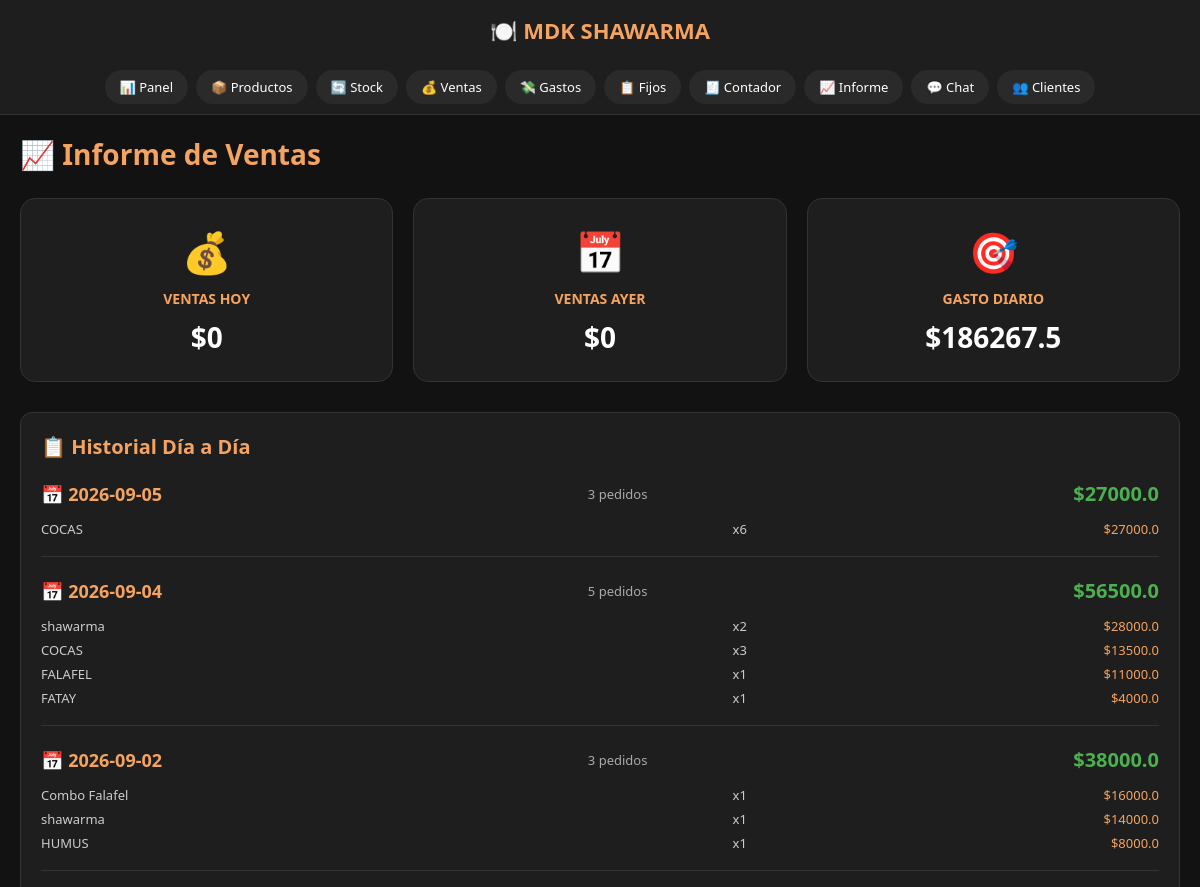
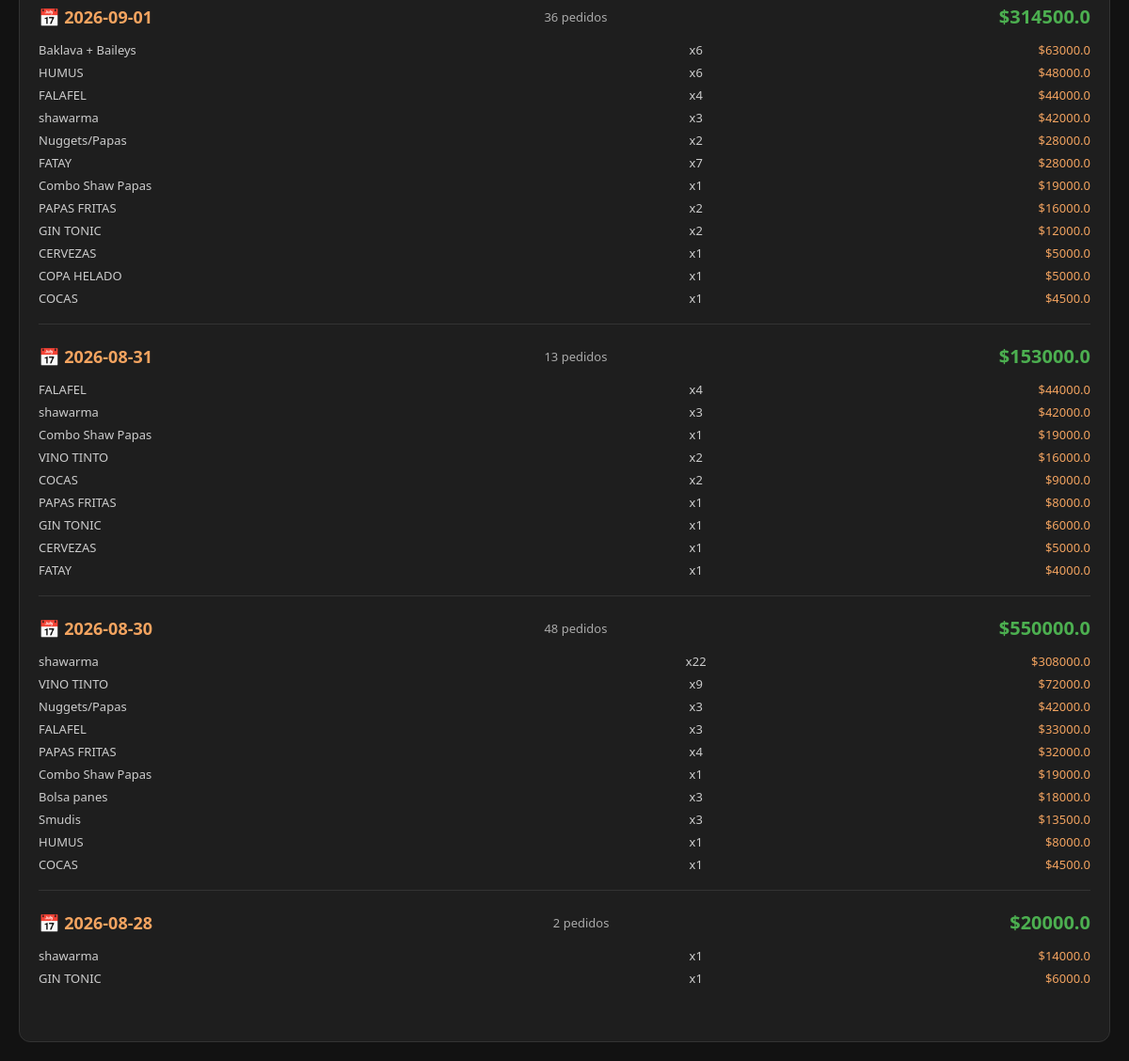
/informe (signed in), run on the app's committed database (2 pictures, top to bottom).
### tables this page shows
CREATE TABLE productos (
                id INTEGER PRIMARY KEY AUTOINCREMENT,
                nombre TEXT NOT NULL,
                categoria TEXT,
                precio REAL NOT NULL,
                stock INTEGER DEFAULT 0,
                stock_minimo INTEGER DEFAULT 10
            );

### app.py (the view)
@app.route('/informe')
@login_requerido
def informe():
    conn = get_db()
    cursor = conn.cursor()
    cursor.execute("SELECT COALESCE(SUM(total), 0) FROM ventas WHERE date(fecha) = date('now')")
    ventas_hoy = cursor.fetchone()[0]
    cursor.execute("SELECT COALESCE(SUM(total), 0) FROM ventas WHERE date(fecha) = date('now', '-1 day')")
    ventas_ayer = cursor.fetchone()[0]
    cursor.execute("SELECT SUM(monto_mensual) / 16 FROM gastos_fijos")
    gasto_diario = cursor.fetchone()[0]
    cursor.execute("""
        SELECT date(fecha) as dia, SUM(total) as total, COUNT(*) as pedidos
        FROM ventas
        WHERE date(fecha) >= date('now', '-14 days')
        GROUP BY date(fecha)
        ORDER BY dia DESC
    """)
    dias_raw = cursor.fetchall()
    historial = []
    for dia in dias_raw:
        fecha = dia[0]
        total = dia[1]
        pedidos = dia[2]
        cursor.execute("""
            SELECT p.nombre, SUM(v.cantidad) as cantidad, SUM(v.total) as total
            FROM ventas v
            JOIN productos p ON v.producto_id = p.id
            WHERE date(v.fecha) = ?
            GROUP BY p.id
            ORDER BY total DESC
        """, (fecha,))
        productos = cursor.fetchall()
        historial.append({
            'fecha': fecha,
            'total': total,
            'pedidos': pedidos,
            'productos': [{'nombre': p[0], 'cantidad': p[1], 'total': p[2]} for p in productos]
        })
    conn.close()
    return render_template('informe.html',
                         ventas_hoy=ventas_hoy,
                         ventas_ayer=ventas_ayer,
                         gasto_diario=gasto_diario,
                         historial=historial)

### app.py (called while the page is built)
def get_db():
    conn = sqlite3.connect('mdk.db')
    conn.row_factory = sqlite3.Row
    return conn

def login_requerido(f):
    @functools.wraps(f)
    def decorador(*args, **kwargs):
        if not session.get('autenticado'):
            return redirect(url_for('login'))
        return f(*args, **kwargs)
    return decorador

### templates/informe.html (shortened to what this page needs)
<!DOCTYPE html>
<html lang="es">
<head>
</head>
<body>
    <div class="header"><h2>🍽️ MDK SHAWARMA</h2></div>
    <div class="menu">
        <a href="/">📊 Panel</a>
        <a href="/productos">📦 Productos</a>
        <a href="/stock">🔄 Stock</a>
        <a href="/ventas">💰 Ventas</a>
        <a href="/gastos">💸 Gastos</a>
        <a href="/gastos_fijos">📋 Fijos</a>
        <a href="/contador">🧾 Contador</a>
        <a href="/informe">📈 Informe</a>
        <a href="/chat">💬 Chat</a>
        <a href="/clientes">👥 Clientes</a>
    </div>
    <div class="content">
        <h1>📈 Informe de Ventas</h1>
        <div class="cards-grid">
            <div class="card"><span class="card-icon">💰</span><h3>Ventas Hoy</h3><p>${{ ventas_hoy }}</p></div>
            <div class="card"><span class="card-icon">📅</span><h3>Ventas Ayer</h3><p>${{ ventas_ayer }}</p></div>
            <div class="card"><span class="card-icon">🎯</span><h3>Gasto Diario</h3><p>${{ gasto_diario }}</p></div>
        </div>
        <div class="historial">
            <h2>📋 Historial Día a Día</h2>
            {% for dia in historial %}
            <div class="dia-item">
                <div class="dia-header">
                    <span class="dia-fecha">📅 {{ dia.fecha }}</span>
                    <span class="dia-pedidos">{{ dia.pedidos }} pedidos</span>
                    <span class="dia-total">${{ dia.total }}</span>
                </div>
                {% for prod in dia.productos %}
                <div class="producto-detalle">
                    <span>{{ prod.nombre }}</span>
                    <span>x{{ prod.cantidad }}</span>
                    <span>${{ prod.total }}</span>
                </div>
                {% endfor %}
            </div>
            {% endfor %}
        </div>
    </div>
</body>
</html>

### templates/informe.html (style rules this page uses)
* { margin: 0; padding: 0; box-sizing: border-box; font-family: 'Segoe UI', Arial, sans-serif; }
body { background-color: #121212; color: white; min-height: 100vh; }
.header { background-color: #1e1e1e; padding: 15px 20px; text-align: center; }
.header h2 { color: #f4a460; font-size: 22px; }
.menu { display: flex; justify-content: center; background-color: #1e1e1e; padding: 10px; flex-wrap: wrap; gap: 8px; border-bottom: 1px solid #333; }
.menu a { color: white; text-decoration: none; padding: 8px 15px; border-radius: 20px; font-size: 13px; background-color: #2a2a2a; }
.content { max-width: 1200px; margin: 0 auto; padding: 20px; }
h1 { color: #f4a460; margin-bottom: 25px; font-size: 28px; }
.cards-grid { display: grid; grid-template-columns: repeat(auto-fit, minmax(220px, 1fr)); gap: 20px; margin-bottom: 30px; }
.card { background-color: #1e1e1e; border: 1px solid #333; border-radius: 15px; padding: 25px; text-align: center; }
.card-icon { font-size: 40px; display: block; margin-bottom: 10px; }
.card h3 { color: #f4a460; font-size: 14px; margin-bottom: 10px; text-transform: uppercase; }
.card p { font-size: 28px; font-weight: bold; }
.historial { background-color: #1e1e1e; border: 1px solid #333; border-radius: 12px; padding: 20px; }
.historial h2 { color: #f4a460; font-size: 20px; margin-bottom: 20px; }
.dia-item { margin-bottom: 20px; border-bottom: 1px solid #333; padding-bottom: 15px; }
.dia-item:last-child { border-bottom: none; }
.dia-header { display: flex; justify-content: space-between; align-items: center; margin-bottom: 10px; }
.dia-fecha { font-size: 18px; font-weight: bold; color: #f4a460; }
.dia-total { font-size: 20px; font-weight: bold; color: #4CAF50; }
.dia-pedidos { font-size: 13px; color: #aaa; }
.producto-detalle { display: flex; justify-content: space-between; font-size: 13px; padding: 3px 0; color: #ccc; }
.producto-detalle span:first-child { flex: 2; }
.producto-detalle span:nth-child(2) { flex: 1; text-align: center; }
.producto-detalle span:last-child { flex: 1; text-align: right; color: #f4a460; }

### data on the page
productos: nombre "COCAS", cantidad "6", total "27000.0", cantidad "3", total "13500.0", cantidad "1", total "4500.0", cantidad "2", total "9000.0"
productos: nombre "shawarma", cantidad "2", total "28000.0", cantidad "1", total "14000.0", cantidad "3", total "42000.0", cantidad "22", total "308000.0"
productos: nombre "FALAFEL", cantidad "1", total "11000.0", cantidad "4", total "44000.0", cantidad "3", total "33000.0"
productos: nombre "FATAY", cantidad "1", total "4000.0", cantidad "7", total "28000.0"
productos: nombre "Combo Falafel", cantidad "1", total "16000.0"
productos: nombre "HUMUS", cantidad "1", total "8000.0", cantidad "6", total "48000.0"
productos: nombre "Baklava + Baileys", cantidad "6", total "63000.0"
productos: nombre "Nuggets/Papas", cantidad "2", total "28000.0", cantidad "3", total "42000.0"
productos: nombre "Combo Shaw Papas", cantidad "1", total "19000.0"
productos: nombre "PAPAS FRITAS", cantidad "2", total "16000.0", cantidad "1", total "8000.0", cantidad "4", total "32000.0"
productos: nombre "GIN TONIC", cantidad "2", total "12000.0", cantidad "1", total "6000.0"
productos: nombre "CERVEZAS", cantidad "1", total "5000.0"
productos: nombre "COPA HELADO", cantidad "1", total "5000.0"
productos: nombre "VINO TINTO", cantidad "2", total "16000.0", cantidad "9", total "72000.0"
productos: nombre "Bolsa panes", cantidad "3", total "18000.0"
productos: nombre "Smudis", cantidad "3", total "13500.0"

### other printed values
{{ ventas_hoy }} "0"
{{ ventas_ayer }} "0"
{{ gasto_diario }} "186267.5"
{{ dia.fecha }} "2026-09-05" "2026-09-04" "2026-09-02" "2026-09-01" "2026-08-31" "2026-08-30" "2026-08-28"
{{ dia.pedidos }} "3" "5" "3" "36" "13" "48" "2"
{{ dia.total }} "27000.0" "56500.0" "38000.0" "314500.0" "153000.0" "550000.0" "20000.0"
